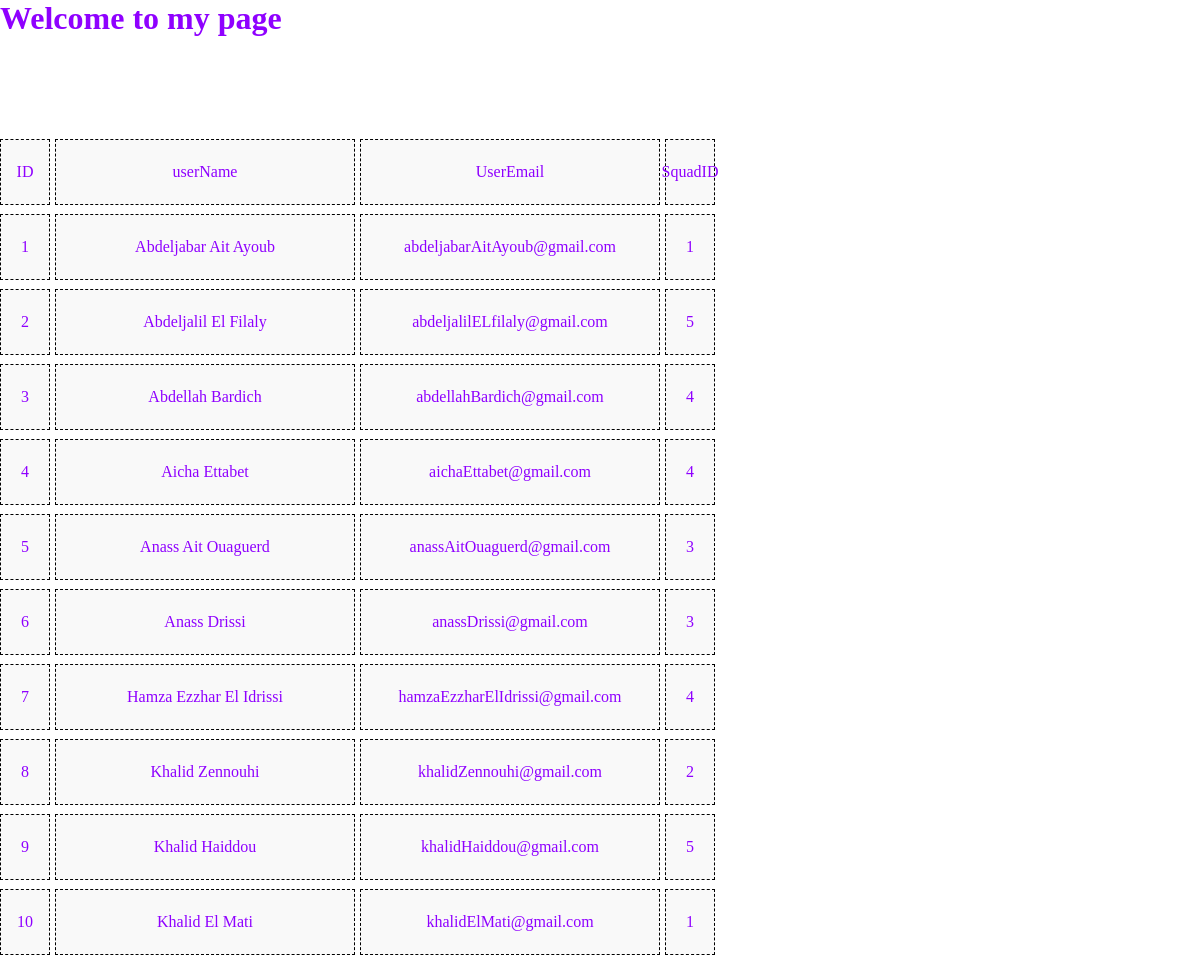
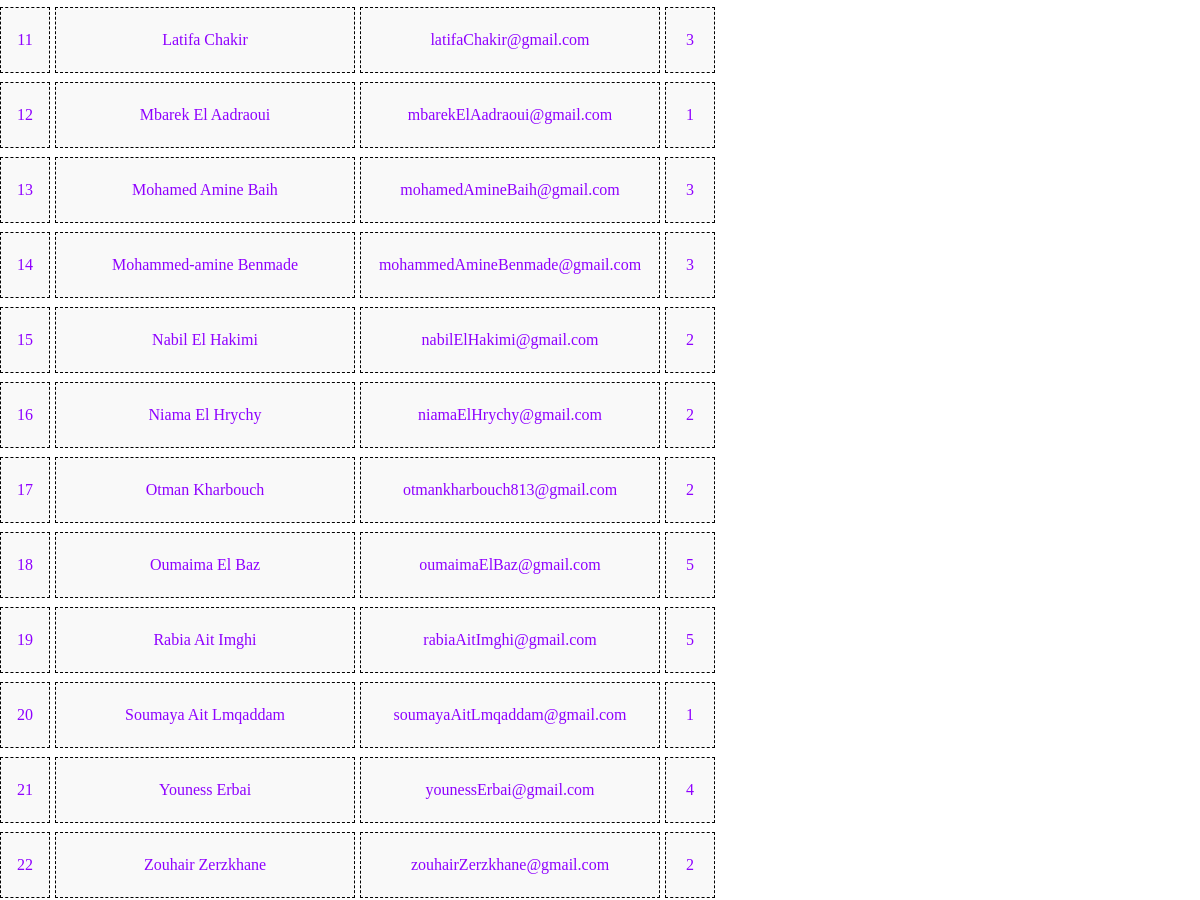
The page / on the database its author committed (2 pictures, top to bottom).
### tables this page shows
CREATE TABLE `users` (
  `UserID` int(11) NOT NULL,
  `UserName` varchar(40) DEFAULT NULL,
  `UserEmail` varchar(40) DEFAULT NULL,
  `squad_ID` int(11) DEFAULT NULL
);

### index.php (the view, shortened to what this page needs)
<!DOCTYPE html>
<html lang="en">
<head>
    <link rel="stylesheet" href="styles/style.css">
</head>
<body>
    <?php
    echo '<h1>Welcome to my page</h1>';
    $servername = "localhost";
    $username = "root";
    $password = "";
    $dbname = "myressources";
    $conn = new mysqli($servername, $username,$password,$dbname);
    $sql = "SELECT * FROM users";
    $result = $conn->query($sql);
    echo "<div class ='table' >";
    echo "<div class='table-row'><div class='table-case id'>ID</div><div class='table-case name'>userName</div><div class='table-case mail'>UserEmail</div><div class='table-case id'>SquadID</div></div>";
    if ($result->num_rows > 0) {
      while($row = $result->fetch_assoc()) {
        echo "<div class='table-row'><div class='table-case id'>". $row["UserID"]. "</div><div class='table-case name'>". $row["UserName"]. "</div><div class='table-case mail'> " . $row["UserEmail"] ."</div><div class='table-case id'> " . $row["squad_ID"]. " </div></div>";
      }
    } else {
      echo "0 results";
    }
    echo "</div>";
?>
</body>
</html>

### styles/style.css (style rules this page uses)
* { margin: 0; padding: 0; }
html { background-color: #fff; font-family: viga; color: #8f00ff; }
body { position: relative; }
:root { --text-color: #8f00ff; --accent-color: #f00; --dev-color: #00cc2d; --dev-bg: #460067; }
.table { width: 100%; display: flex; flex-direction: column; gap: 5px; margin-top: 100px; }

### index.php (style rules this page uses)
.table { display: flex; flex-direction: column; align-items: center; justify-content: center; }
.table-row { height: 70px; width: 100%; display: flex; align-items: center; gap:5px; font-family: viga; }
.table-case { box-sizing:border-box; padding:7px; display:flex; align-items:center; justify-content:center; border:dashed black 1px; height:95%; background-color: #f9f9f9; }
.id { width : 50px; }
.name { width : 300px; }
.mail { width : 300px; }

### rows shown on the page
users: UserID "1", UserName "Abdeljabar Ait Ayoub", UserEmail "abdeljabarAitAyoub@gmail.com", squad_ID "1"
users: UserID "2", UserName "Abdeljalil El Filaly", UserEmail "abdeljalilELfilaly@gmail.com", squad_ID "5"
users: UserID "3", UserName "Abdellah Bardich", UserEmail "abdellahBardich@gmail.com", squad_ID "4"
users: UserID "4", UserName "Aicha Ettabet", UserEmail "aichaEttabet@gmail.com", squad_ID "4"
users: UserID "5", UserName "Anass Ait Ouaguerd", UserEmail "anassAitOuaguerd@gmail.com", squad_ID "3"
users: UserID "6", UserName "Anass Drissi", UserEmail "anassDrissi@gmail.com", squad_ID "3"
users: UserID "7", UserName "Hamza Ezzhar El Idrissi", UserEmail "hamzaEzzharElIdrissi@gmail.com", squad_ID "4"
users: UserID "8", UserName "Khalid Zennouhi", UserEmail "khalidZennouhi@gmail.com", squad_ID "2"
users: UserID "9", UserName "Khalid Haiddou", UserEmail "khalidHaiddou@gmail.com", squad_ID "5"
users: UserID "10", UserName "Khalid El Mati", UserEmail "khalidElMati@gmail.com", squad_ID "1"
users: UserID "11", UserName "Latifa Chakir", UserEmail "latifaChakir@gmail.com", squad_ID "3"
users: UserID "12", UserName "Mbarek El Aadraoui", UserEmail "mbarekElAadraoui@gmail.com", squad_ID "1"
users: UserID "13", UserName "Mohamed Amine Baih", UserEmail "mohamedAmineBaih@gmail.com", squad_ID "3"
users: UserID "14", UserName "Mohammed-amine Benmade", UserEmail "mohammedAmineBenmade@gmail.com", squad_ID "3"
users: UserID "15", UserName "Nabil El Hakimi", UserEmail "nabilElHakimi@gmail.com", squad_ID "2"
users: UserID "16", UserName "Niama El Hrychy", UserEmail "niamaElHrychy@gmail.com", squad_ID "2"
users: UserID "17", UserName "Otman Kharbouch", UserEmail "otmankharbouch813@gmail.com", squad_ID "2"
users: UserID "18", UserName "Oumaima El Baz", UserEmail "oumaimaElBaz@gmail.com", squad_ID "5"
users: UserID "19", UserName "Rabia Ait Imghi", UserEmail "rabiaAitImghi@gmail.com", squad_ID "5"
users: UserID "20", UserName "Soumaya Ait Lmqaddam", UserEmail "soumayaAitLmqaddam@gmail.com", squad_ID "1"
users: UserID "21", UserName "Youness Erbai", UserEmail "younessErbai@gmail.com", squad_ID "4"
users: UserID "22", UserName "Zouhair Zerzkhane", UserEmail "zouhairZerzkhane@gmail.com", squad_ID "2"
